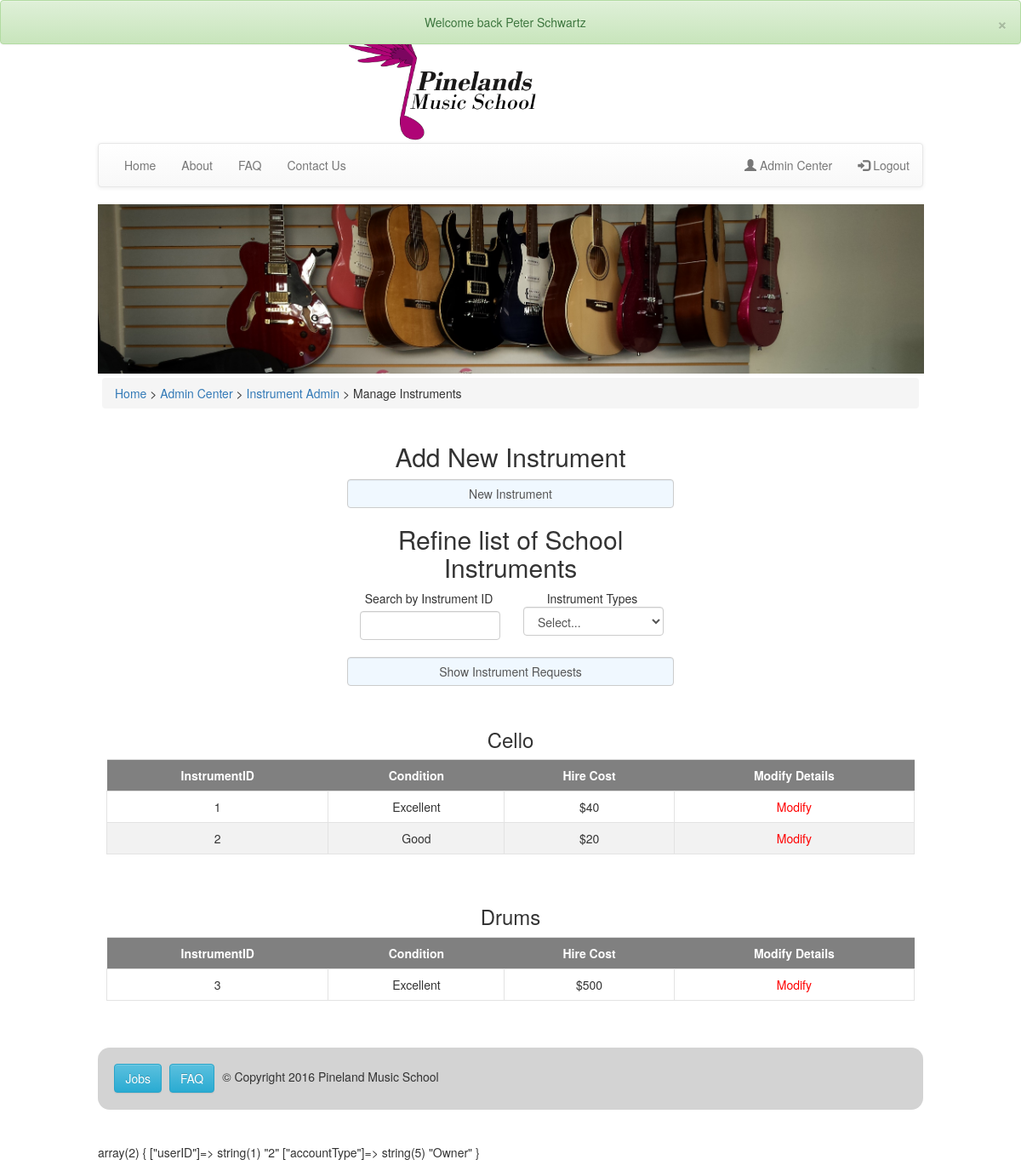
The app's page /pages/adminInstruments/adminInstruments.php (signed in) with its own data.
### tables this page shows
CREATE TABLE `schoolinstruments` (
  `schoolInstrumentID` int(11) NOT NULL,
  `instrumentTypeID` int(11) NOT NULL,
  `instrumentCondition` enum('New','Excellent','Good','Repair','Discard') NOT NULL,
  `hireCost` int(11) NOT NULL
);

### pages/adminInstruments/searchInstrument.php (the view, shortened to what this page needs)
<h2>Refine list of School Instruments</h2>
<form method="POST" action="../adminInstruments/adminInstruments.php">
    <div class="col-md-6 form-group">
        Search by Instrument ID
        <input type="text" name="schooolInstrumentID" class="form-control" pattern="[0-9]*" message="Numeric InstrumentID only">
    </div>
    <div class="col-md-6 form-group">
    Instrument Types
    <select class="form-control" name="InstrumentType">
      <option value="" disabled selected> Select... </option>
    </select>
    </div>
    <input type="submit" class="form-control" value="Show Instrument Requests"><br>
</form>

### pages/adminInstruments/adminInstruments.php (shortened to what this page needs)
<?php
include "../../inc/connect.php";
include "../../inc/header.php";
include "../../inc/nav.php";
?>
<div class="content">
<div class="breadcrumb">
            <span><a href="../home/index.php">Home</a> > <a href="../admin/admincenter.php">Admin Center</a> > <a href="../admin/instrumentsAdmin.php">Instrument Admin</a> > Manage Instruments</span>
        </div>
<div class="loginForm center-horizontal">
    <h2>Add New Instrument</h2>
    <form action="addNewInstrument.php" method="post">
        <input class="form-control" type="submit" name="NewInstrument" value="New Instrument" />
    </form>
<?php
    include "searchInstrument.php";
    echo "</div>";
    echo "<div class='content centered'>";
if (isset($_POST["schooolInstrumentID"])){
    $schooolInstrumentID = $_POST["schooolInstrumentID"];
} else {
    $schooolInstrumentID = null;
}
if (isset($_POST["InstrumentType"])){
    $instrumentType = $_POST["InstrumentType"];
} else {
    $instrumentType = null;
}
    $column = array(
        'InstrumentID' => 'schoolInstrumentID',
        'Condition' => 'instrumentCondition',
        'Hire Cost' => 'hireCost',
    );
if ($instrumentType != null){
    $instrumentTypes = array(
         0 => $instrumentType
    );
} else {
    $instrumentTypes = array();
    $sql = "SELECT * FROM instrumentNames";
    $result = mysqli_query($con,$sql);
    while($row = mysqli_fetch_array($result)) {
        array_push($instrumentTypes, $row['instrumentName']);
    }
}
foreach ($instrumentTypes as $type) {
    if ($schooolInstrumentID != null){
        $sql = "SELECT * FROM schoolinstruments INNER JOIN instrumentnames ON schoolinstruments.instrumentTypeID=instrumentnames.instrumentTypeID  WHERE schoolInstrumentID='$schooolInstrumentID' and instrumentName='$type'";
        $result = mysqli_query($con,$sql);
        $count = mysqli_num_rows($result);
    } else {
        $sql = "SELECT * FROM schoolinstruments INNER JOIN instrumentnames ON schoolinstruments.instrumentTypeID=instrumentnames.instrumentTypeID WHERE instrumentName='$type'";
        $result = mysqli_query($con,$sql);
        $count = mysqli_num_rows($result);
    }
    if ($count > 0) {
        echo "<h3>$type</h3>";
        echo "<table class='table'><tr>";
        foreach ($column as $name => $col_name) {
          echo "<th>$name</th>";
        }
        echo "<th> Modify Details </th>";
        while($row = mysqli_fetch_array($result)) {
          echo "<tr>";
          foreach ($column as $name => $col_name) {
            echo "<td>";
              if($col_name == "hireCost") {
                  echo "$";
              }
              echo $row[$col_name] . "</td>";
          }
          echo '<td><a href="modifyInstrument.php?schoolInstrumentID='.$row['schoolInstrumentID'] . '"><span class="changeAccess"> Modify </span></a></td>';
            echo '</tr>';
        }
        echo "</table><br>";
    } else if (sizeof($instrumentTypes) == 1){
        echo "<h3> No Instruments found. Search Again.";
        break;
    }
}
    ?>
</div>
</div>
<?php
include "../../inc/footer.php";
?>

### css/main.css (style rules this page uses)
* { box-sizing: border-box; }
body { font-size: 62.5%; margin: 0; padding: 0; }
input[type=button], input[type=submit], input[type=reset] { background-color: aliceblue; }
.content { display: inline-block; vertical-align: top; padding: 5px; width: 100%; }
.centered { text-align: center; }
.loginForm { display: inline-block; text-align: center; margin: 0 auto; width: 40%; }
.loginForm input { margin: 5px auto; }
input , select { min-width: 165px; }
.center-horizontal { position: relative; left: 50%; transform: translateX(-50%); }
.accountDetails input, select { margin: 4px 0; }
.breadcrumb { text-align: left; }
table th { background-color: grey; color: white; text-align: center; padding: 4px 30px 4px 8px; }
table td { border: 1px solid #e3e3e3; padding: 4px 8px; min-width: 25px; }
table tr:nth-child(odd) td { background-color: #f2f2f2 ; }
table a { display:block; text-decoration:none; color: black; }
.changeAccess { color: red; }

### records on screen
schoolinstruments: schoolInstrumentID "1", instrumentCondition "Excellent", hireCost "40"
schoolinstruments: schoolInstrumentID "2", instrumentCondition "Good", hireCost "20"
schoolinstruments: schoolInstrumentID "3", instrumentCondition "Excellent", hireCost "500"

### other values on screen
$_SESSION['success'] "Welcome back Peter Schwartz"
$type "Cello"
$name "InstrumentID"
$name "Condition"
$name "Hire Cost"
$type "Drums"
